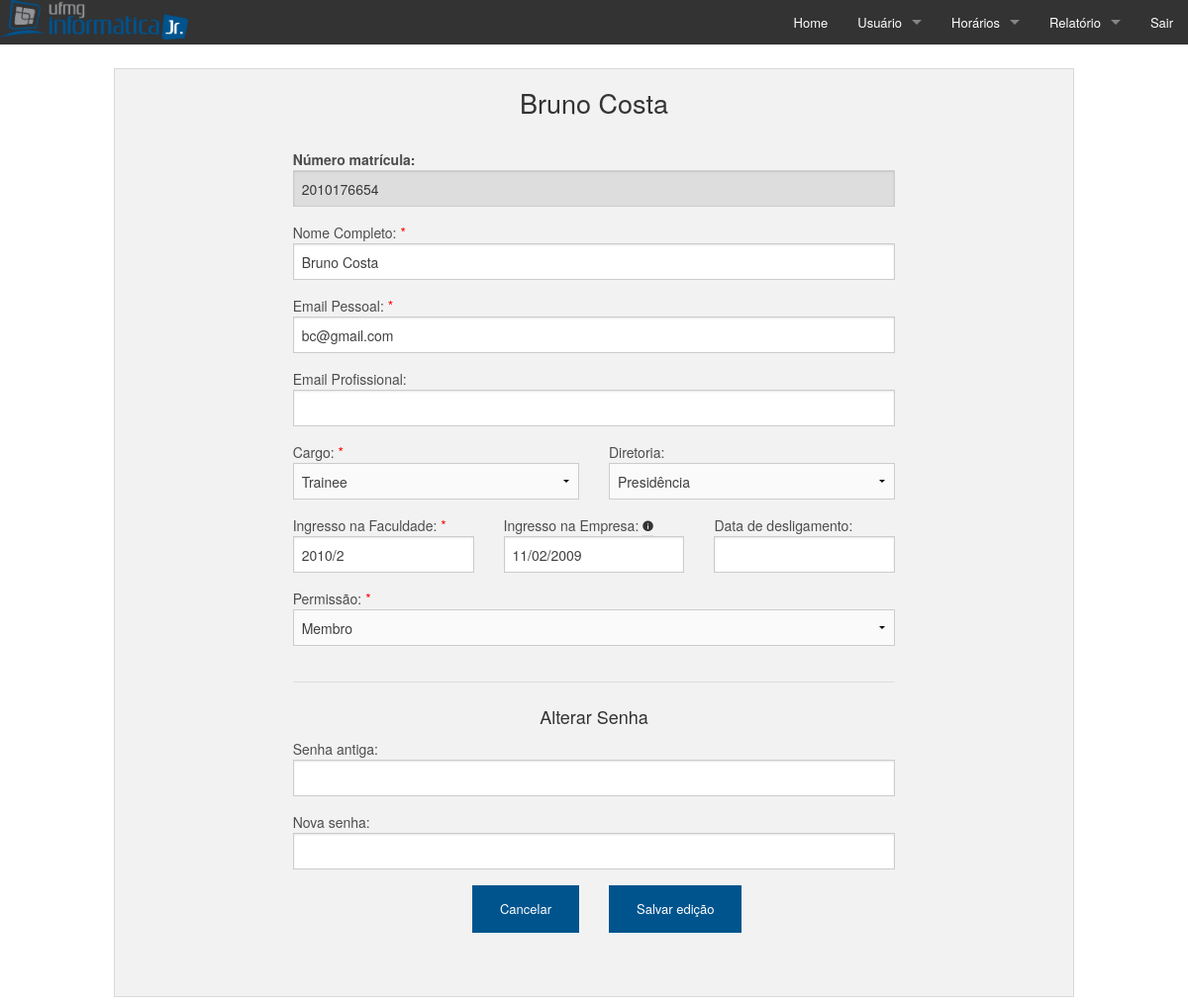
/pages/editar_usuario.php?id=2010176654 (signed in), run on the app's committed database.
### tables this page shows
CREATE TABLE IF NOT EXISTS `usuarios` (
  `matr` char(10) NOT NULL,
  `nome` varchar(50) NOT NULL,
  `senha` varchar(256) NOT NULL,
  `email_pessoal` char(50) NOT NULL,
  `email_profissional` varchar(50) DEFAULT NULL,
  `diretoria` int(11) DEFAULT NULL,
  `cargo` char(30) NOT NULL,
  `ingresso_faculdade` varchar(6) NOT NULL,
  `ingresso_empresa` varchar(45) DEFAULT NULL,
  `permissao` int(6) NOT NULL COMMENT 'admin ou comum',
  `conectado` int(11) NOT NULL COMMENT '1=CONECTADO; 0=NÃO CONECTADO',
  `data_criacao` datetime NOT NULL,
  `data_desligamento` varchar(45) DEFAULT NULL,
  PRIMARY KEY (`matr`),
  UNIQUE KEY `email` (`email_pessoal`),
  KEY `diretoria` (`diretoria`),
  KEY `id_premissoes_idx` (`permissao`)
);

CREATE TABLE IF NOT EXISTS `diretorias` (
  `id_diretoria` int(11) NOT NULL AUTO_INCREMENT,
  `nome_diretoria` varchar(25) NOT NULL,
  PRIMARY KEY (`id_diretoria`)
);

CREATE TABLE IF NOT EXISTS `permissoes` (
  `id_permissoes` int(11) NOT NULL AUTO_INCREMENT,
  `nome_permissoes` varchar(25) NOT NULL,
  PRIMARY KEY (`id_permissoes`)
);

### pages/editar_usuario.php (the view, shortened to what this page needs)
<?php
	require_once("connect/testmysql_p.php");
	if(!isset($_SESSION['matricula'])) {
    	header("Location: ../index.php");
	}
	else {
		if(isset($_GET['id']))
			$matr = $_GET['id'];
		else
			$matr = $_SESSION['matricula'];
	}
	$sql_usuario = "SELECT * FROM usuarios WHERE matr='$matr';";
	if (isset($sql_usuario)) {
		$usuario = mysqli_query($conn, $sql_usuario);
	}
	$sql_diretorias = "SELECT id_diretoria, nome_diretoria FROM diretorias";
	if (isset($sql_diretorias)) {
		$diretorias = mysqli_query($conn, $sql_diretorias);
	}
	$sql_permissoes = "SELECT id_permissoes, nome_permissoes FROM permissoes;";
	if (isset($sql_permissoes)) {
		$permissoes = mysqli_query($conn, $sql_permissoes);
	}
	while ($user = mysqli_fetch_assoc($usuario)) {
?>
<!doctype html>
<html class="no-js" lang="en">
<head>
	<link rel="stylesheet" href="../css/foundation.css" />
	<link rel="stylesheet" href="../foundation-icons/foundation-icons.css" />
	<link rel="stylesheet" href="../css/foundation-datepicker.min.css" />
</head>
<body>
	<?php
		require_once("menu/menu.php");
		echo "<br>";
	?>
	<div class="row">
		<div class="large-12 columns">
			<div class="panel">
				<h3 class="text-center"><?php echo $user['nome']?></h3>
				<br>
				<div class="row">
					<div class="large-8 push-2 columns">
						<form id="editar" name="editar" method="post" action="salvar_edicao.php" data-abide>
							<label class="fn"><strong> Número matrícula: </strong><input type="text" id="matr" name="matr" value='<?php echo $user['matr']?>' readonly/> </label>
							<label> Nome Completo: <span style="color: red;">*</span>
								<input type="text"  id="nome" name="nome" value='<?php echo $user['nome']?>' required title="Nome é obrigatório"/> </label>
							<label> Email Pessoal: <span style="color: red;">*</span>
								<input type="email" id="email_pessoal" name="email_pessoal" value='<?php echo $user['email_pessoal']?>' required title="Email pessoal é obrigatório" /> </label>
							<label> Email Profissional:
								<input type="email" d="email_profissional" name="email_profissional" value='<?php echo $user['email_profissional']?>' /> </label>
		    				<div class="row">
    							<div class="large-6 columns" >
									<label>Cargo: <span style="color: red;">*</span>
										<select name="cargo" id="cargo" required title="Cargo é obrigatório">
											<option value='Trainee'<?php if('Trainee' == $user['cargo']) echo "selected"?>>Trainee</option>
										</select>
									</label>
		    					</div>
		    					<div class="large-6 columns" >
		    						<label >Diretoria:
										<select name="diretoria" id="diretoria" required title="Diretoria é obrigatório">
		    								<?php
				    							while ($row = mysqli_fetch_assoc($diretorias)) {
				    						?>
				    								<option value='<?php echo $row['id_diretoria']?>'<?php if($row['id_diretoria'] == $user['diretoria']) echo "selected"?>><?php echo $row['nome_diretoria']?></option>
				    						<?php
				    							}
											?>
										</select>
									</label>
								</div>
							</div>
							<div class="row">
    							<div class="large-4 columns" >
    								<label> Ingresso na Faculdade: <span style="color: red;">*</span>
		    							<input type="text" id="ingresso_faculdade" name="ingresso_faculdade"  value='<?php echo $user['ingresso_faculdade']?>' placeholder="Ano/Semestre" pattern="[1-2]{1}[0|9]{1}[0-9]{2}\/[1,2]{1}" title="Insira no formato 2016/1" required />
		    						</label>
		    					</div>
		    					<div class="large-4 columns" >
		    						<label> Ingresso na Empresa: <span data-tooltip aria-haspopup="true" class="has-tip" title="Data de assinatura do termo"><i class="fi-info"> </i></span>
		    							<input type="text" id="ingresso_empresa" name="ingresso_empresa" value='<?php echo $user['ingresso_empresa']?>'  class="fdatepicker" autocomplete="off"  />
		    						</label>
		    					</div>
		    					<div class="large-4 columns" >
		    						<label> Data de desligamento:
		    							<input type="text" id="data_desligamento" name="data_desligamento" value='<?php echo $user['data_desligamento']?>'  class="fdatepicker" autocomplete="off"  />
		    						</label>
		    					</div>
		    				</div>
							<label> Permissão: <span style="color: red;">*</span>
								<select name="permissao" id="permissao" required>
									<?php
		    							while ($row = mysqli_fetch_assoc($permissoes)) {
    								?>
		    								<option value='<?php echo $row['id_permissoes']?>'<?php if($row['id_permissoes'] == $user['permissao']) echo "selected"?>><?php echo $row['nome_permissoes']?></option>
		    						<?php
		    							}
									?>
								</select>
							</label>
							<hr>
							<div class="row">
    							<div class="large-12 columns" >
    								<center><h5 class="subheader">Alterar Senha</h5></center>
		    					</div>
		    				</div>
		    				<div class="row">
    							<div class="large-12 columns" >
									<label> Senha antiga:
										<input type="text" id="senha_antiga" name="senha_antiga"/>
									</label>
								</div>
		    				</div>
							<div class="row">
    							<div class="large-12 columns" >
									<label> Nova senha:
										<input type="text" id="nova_senha" name="senha_antiga"/>
									</label>
								</div>
		    				</div>
							<div class="row">
								<div class="large-6 columns text-right">
									<a href="listar_usuarios.php" class="small button">Cancelar</a>
								</div>
								<div class="large-6 columns text-left">
									<button type="submit" id="salvar_edicao" class="small button">Salvar edição</button>
								</div>
							</div>
							<br>
						<?php
							}
						?>
					</div>
				</div>
			</div>
		</div>
	</div>
</body>
</html>

### pages/menu/menu.php (shortened to what this page needs)
<nav class="top-bar" data-topbar role="navigation">
	<ul class="title-area">
		<li class="name logo">
			<a href="home.php"><img src="../img/logomenu.png"></a>
		</li>
	</ul>
	<section class="top-bar-section">
		<ul class="right">
			<li><a href="home.php">Home</a></li>
			<li class="has-dropdown">
				<a href="#">Usuário</a>
			</li>
			<li class="has-dropdown">
				<a href="#">Horários</a>
			</li>
			<li class="has-dropdown">
				<a href="#">Relatório</a>
			</li>
			<li><a href="logout.php">Sair</a></li>
		</ul>
	</section>
</nav>

### data on the page
usuarios: nome "Bruno Costa", matr "2010176654", email_pessoal "bc@gmail.com", cargo "Trainee", diretoria "Presidência", ingresso_faculdade "2010/2", ingresso_empresa "11/02/2009", permissao "Membro"
